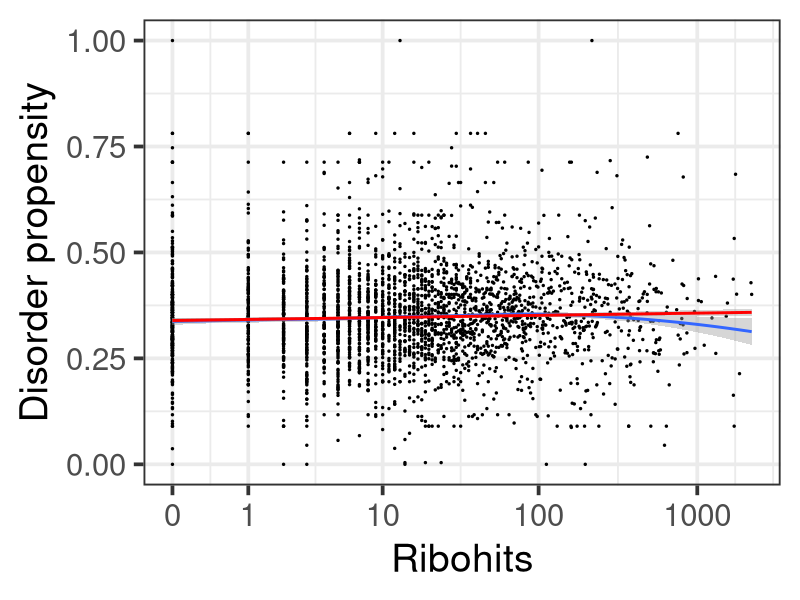
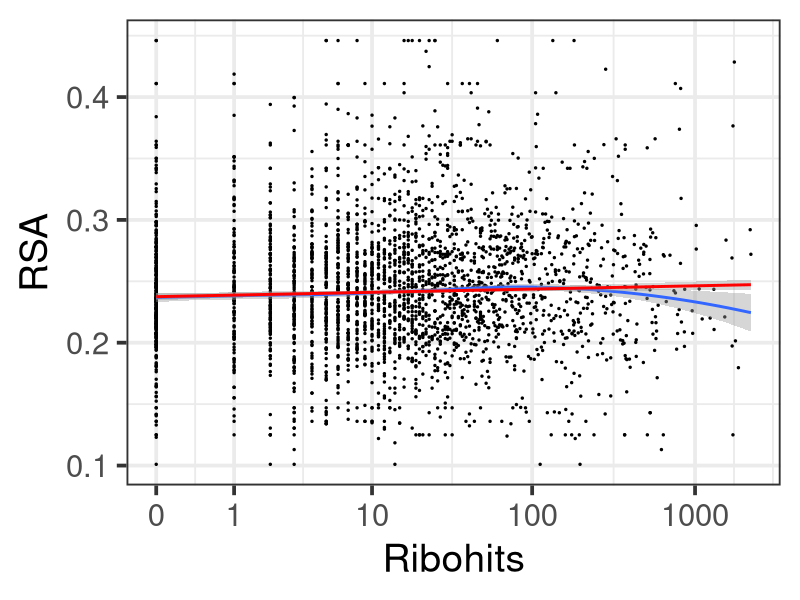
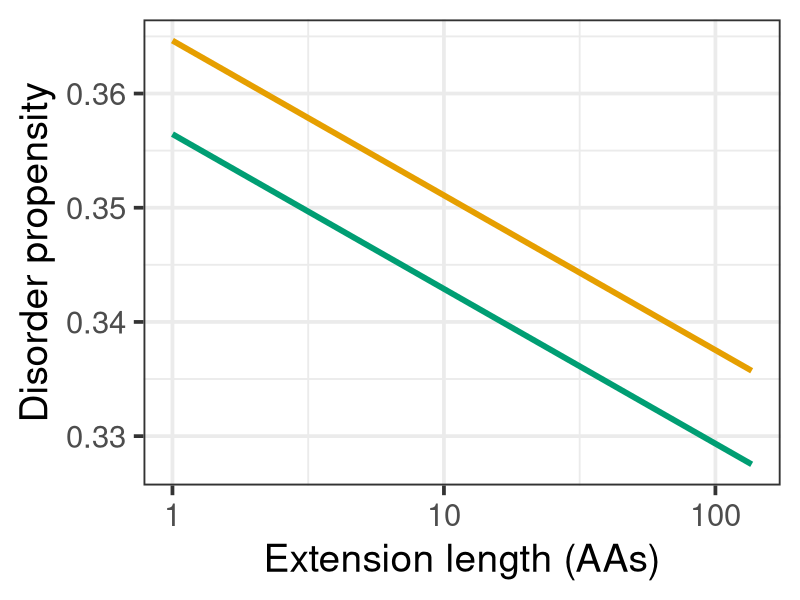
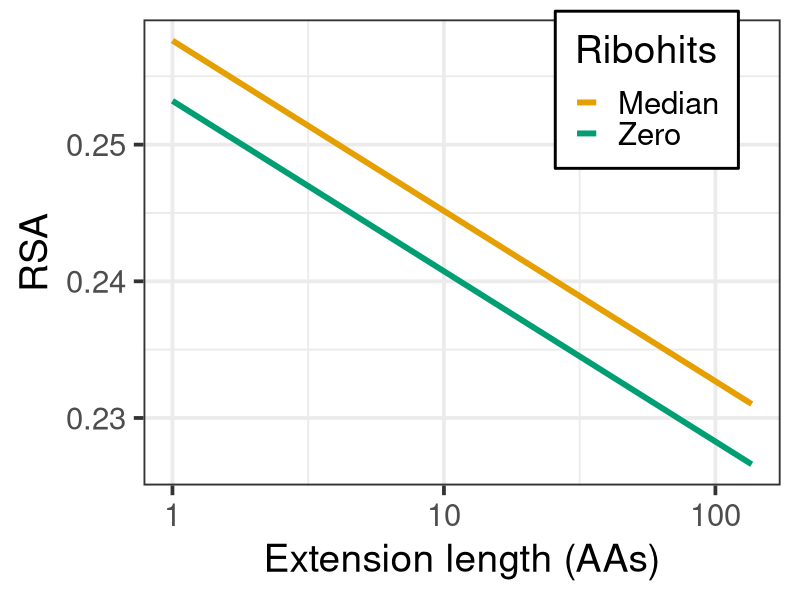

Write R code to recreate these figures, in order.
# Figure 5 code.

# Load ribohits data.
ribohits.data <- read.table("Data/ribohits_data_11-13-19.tab", header = T, sep = "\t", stringsAsFactors = F)

# Load packages.
library(tidyverse)

# Removing fragile proteins.
ribohits.nofragile <- ribohits.data[ribohits.data$Fragile == 0,]

# Building the disorder propensity and RSA models.
disprop.lm <- lm(
  data = ribohits.nofragile,
  formula = Disorder.prop.0 ~ log10(Ribohits.summed + 0.5) + log10(Length.0),
  weights = Length.0 - 1
)
disprop.summary <- summary(disprop.lm)
disprop.int <- disprop.summary$coefficients[1,1]
disprop.b.ribo <- disprop.summary$coefficients[2,1]
disprop.b.length <- disprop.summary$coefficients[3,1]
drop1(disprop.lm, test = "Chisq")

hydrophilicity.lm <- lm(
  data = ribohits.nofragile,
  formula = RSA.hydrophilicity.0 ~ log10(Ribohits.summed + 0.5) + log10(Length.0),
  weights = Length.0 - 1
)
rsa.summary <- summary(hydrophilicity.lm)
rsa.int <- rsa.summary$coefficients[1,1]
rsa.b.ribo <- rsa.summary$coefficients[2,1]
rsa.b.length <- rsa.summary$coefficients[3,1]
drop1(hydrophilicity.lm, test = "Chisq")

ribo.median <- log10(median(ribohits.nofragile$Ribohits.summed + 0.5, na.rm = T))
ribo.none <- log10(0.5)

# Part A.
fig.5a.dprop <-
  ggplot(data = ribohits.nofragile,
       aes(x = log10(Ribohits.summed + 0.5),
           y = Disorder.prop.0,
           weight = Length.0 - 1)
) +
  geom_point(size = 0.5) +
  geom_smooth(method = "loess") +
  geom_smooth(method = "lm", color = "red") +
  xlab("Ribohits") +
  ylab("Disorder propensity") +
  #scale_y_continuous(breaks = sqrt(c(0, 0.1, 0.25, 0.5)),
  #                   labels = c("0.00", "0.10", "0.25", "0.50")) +
  scale_x_continuous(breaks = log10(c(0.5, 1.5, 10.5, 100.5, 1000.5)),
                     labels = c(0, 1, 10, 100, 1000)) +
  theme_bw(base_size = 28)
png(filename = "Scripts/Figures/Disprop_weighted_loess_lm_12-18-19.png", width = 6, height = 6, units = "in", res = 350)
#ggExtra::ggMarginal(fig.5a.dprop, type = "histogram")
fig.5a.dprop
dev.off()

fig.5a.rsa <-
  ggplot(data = ribohits.nofragile,
       aes(x = log10(Ribohits.summed + 0.5),
           y = RSA.hydrophilicity.0,
           weight = Length.0 - 1)
) +
  geom_point(size = 0.5) +
  geom_smooth(method = "loess") +
  geom_smooth(method = "lm", color = "red") +
  xlab("Ribohits") +
  ylab("RSA") +
  #scale_y_continuous(breaks = sqrt(c(0, 0.1, 0.25, 0.5)),
  #                   labels = c("0.00", "0.10", "0.25", "0.50")) +
  scale_x_continuous(breaks = log10(c(0.5, 1.5, 10.5, 100.5, 1000.5)),
                     labels = c(0, 1, 10, 100, 1000)) +
  theme_bw(base_size = 28)
png(filename = "Scripts/Figures/RSA_weighted_loess_lm_12-18-19.png", width = 6, height = 6, units = "in", res = 350)
#ggExtra::ggMarginal(fig.5a.rsa, type = "histogram")
fig.5a.rsa
dev.off()

# Part B
cbPalette <- c("#000000", "#E69F00", "#56B4E9", "#009E73", "#F0E442", "#0072B2", "#D55E00", "#CC79A7")

png(filename = "Scripts/Figures/DisProp_L0_ribo_12-18-19.png", width = 6, height = 6, units = "in", res = 350)
ggplot(data = ribohits.data[ribohits.data$Fragile == 0,],
       aes(x = log10(Length.0),
           y = Disorder.prop.0,
           color = Ribohits)) +
  stat_function(fun = function(x)disprop.int+disprop.b.length*x+disprop.b.ribo*ribo.none,
                geom = "line", aes(color = "No"), size = 2) +
  stat_function(fun = function(x)disprop.int+disprop.b.length*x+disprop.b.ribo*ribo.median,
                geom = "line", aes(color = "Yes"), size = 2) +
  xlab("Extension length (AAs)") +
  ylab("Disorder propensity") +
  scale_x_continuous(breaks = log10(c(1, 10, 100)),
                     labels = c(1, 10, 100)) +
  #scale_y_continuous(breaks = sqrt(c(0.04, 0.16, 0.36)),
  #                   labels = c(0.04, 0.16, 0.36),
  #                   limits = c(0.125, 0.725)) +
  theme_bw(base_size = 28) +
  scale_color_manual(limits = c("Yes", "No"), values = cbPalette[c(2,4)]) +
  theme(legend.position = "none")
dev.off()

png(filename = "Scripts/Figures/Hydrophilic_L0_ribo_12-18-19.png", width = 6, height = 6, units = "in", res = 350)
ggplot(data = ribohits.data[ribohits.data$Fragile == 0,],
       aes(x = log10(Length.0),
           y = RSA.hydrophilicity.0,
           color = Ribohits)) +
  stat_function(fun = function(x)rsa.int+rsa.b.length*x+rsa.b.ribo*ribo.none,
                geom = "line", aes(color = "No"), size = 2) +
  stat_function(fun = function(x)rsa.int+rsa.b.length*x+rsa.b.ribo*ribo.median,
                geom = "line", aes(color = "Yes"), size = 2) +
  xlab("Extension length (AAs)") +
  ylab("RSA") +
  scale_x_continuous(breaks = log10(c(1, 10, 100)),
                     labels = c(1, 10, 100)) +
  #scale_y_continuous(breaks = sqrt(c(0.04, 0.16, 0.36)),
  #                   labels = c(0.04, 0.16, 0.36),
  #                   limits = c(0.125, 0.725)) +
  theme_bw(base_size = 28) +
  scale_color_manual(limits = c("Yes", "No"), labels = c("Median", "Zero"), values = cbPalette[c(2,4)]) +
  theme(legend.position = c(0.79, 0.849),
        legend.background = element_rect(fill = "white", size = 1, linetype = "solid", color = "black"))
dev.off()
